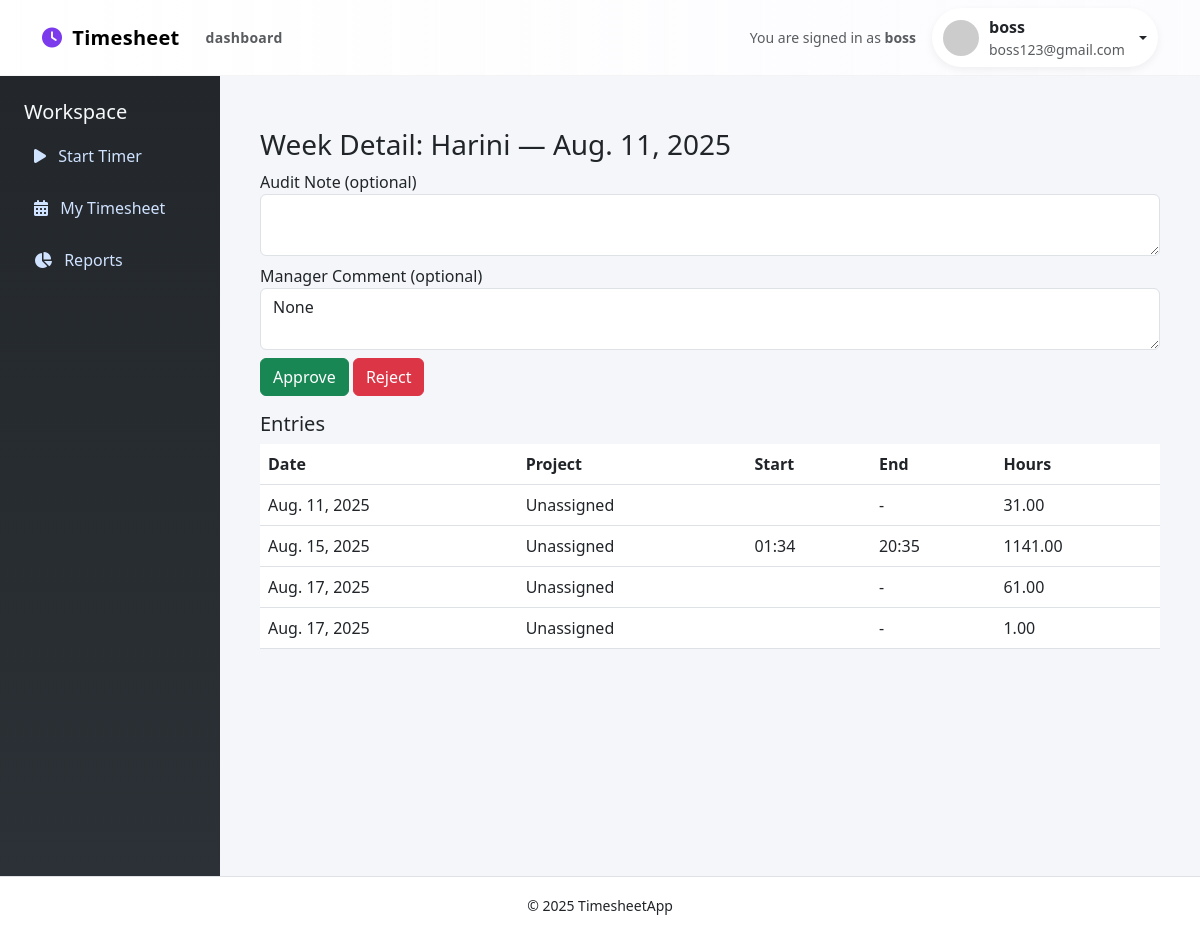
Page /manager/approvals/1/ (signed in) on the committed database.
### timesheet_app/models.py (models this page shows, shortened)
class CustomUser(AbstractUser):
    role = models.CharField(max_length=10, choices=ROLE_CHOICES)

class WeekSummary(models.Model):
    user = models.ForeignKey(settings.AUTH_USER_MODEL, on_delete=models.CASCADE)
    week_start = models.DateField(help_text="Monday date of the week")
    status = models.CharField(max_length=12, choices=STATUS_CHOICES, default=STATUS_DRAFT)
    approver = models.ForeignKey(
        settings.AUTH_USER_MODEL,
        on_delete=models.SET_NULL,
        related_name="approved_weeks",
        null=True,
        blank=True
    )
    submitted_at = models.DateTimeField(null=True, blank=True)
    approved_at = models.DateTimeField(null=True, blank=True)
    audit_note = models.TextField(blank=True)
    manager_comment = models.TextField(blank=True, null=True)
    class Meta:
        unique_together = ("user", "week_start")

class TimesheetEntry(models.Model):
    user = models.ForeignKey(settings.AUTH_USER_MODEL, on_delete=models.CASCADE)
    project = models.ForeignKey(Project, on_delete=models.PROTECT, null=True, blank=True)
    work_date = models.DateField(null=False, blank=False)
    start_time = models.DateTimeField(null=True, blank=True)
    end_time = models.DateTimeField(null=True, blank=True)
    break_minutes = models.PositiveIntegerField(default=0)
    duration_minutes = models.PositiveIntegerField(default=0, editable=False)
    billable = models.BooleanField(default=True)
    notes = models.TextField(blank=True)
    created_at = models.DateTimeField(auto_now_add=True)
    updated_at = models.DateTimeField(auto_now=True)
    class Meta:
        indexes = [
            models.Index(fields=["user", "work_date"]),
            models.Index(fields=["project", "work_date"]),
        ]
        ordering = ["work_date", "start_time"]

### timesheet_app/views.py (the view, shortened to what this page needs)
# urls.py: path("manager/approvals/<int:week_id>/", week_detail, name="week_detail"),
@role_required('manager')
@login_required
def week_detail(request, week_id):
    week = get_object_or_404(WeekSummary, pk=week_id)
    entries = TimesheetEntry.objects.filter(user=week.user, work_date__range=(week.week_start, week.week_start + dt.timedelta(days=6))).select_related('project')
    return render(request, 'dashboard/week_detail.html', {'week': week, 'entries': entries})

### timesheet_app/templates/dashboard/week_detail.html (shortened to what this page needs)
{% extends 'base.html' %}
{% block content %}
<div class="container my-4">
  <h3>Week Detail: {{ week.user.get_full_name|default:week.user.username }} — {{ week.week_start }}</h3>
  <div class="mb-3">
    <form method="POST">
      <div class="mb-2">
        <label for="note">Audit Note (optional)</label>
        <textarea name="note" id="note" class="form-control">{{ week.audit_note }}</textarea>
      </div>
      <div class="mb-2">
        <label for="manager_comment">Manager Comment (optional)</label>
        <textarea name="manager_comment" id="manager_comment" class="form-control">{{ week.manager_comment }}</textarea>
      </div>
      <button name="action" value="approve" class="btn btn-success">Approve</button>
      <button name="action" value="reject" class="btn btn-danger">Reject</button>
    </form>
  </div>
  <h5>Entries</h5>
  <table class="table">
    <thead><tr><th>Date</th><th>Project</th><th>Start</th><th>End</th><th>Hours</th></tr></thead>
    <tbody>
      {% for e in entries %}
      <tr>
        <td>{{ e.work_date }}</td>
        <td>{{ e.project.name|default:'Unassigned' }}</td>
        <td>{{ e.start_time|time:'H:i' }}</td>
        <td>{{ e.end_time|time:'H:i'|default:'-' }}</td>
        <td>{{ e.duration_minutes|default:0|floatformat:2 }}</td>
      </tr>
      {% endfor %}
    </tbody>
  </table>
</div>
{% endblock %}

### timesheet_app/templates/base.html (shortened to what this page needs)
{% load static %}
<!doctype html>
<html lang="en">
<head>
  <link href="https://cdn.jsdelivr.net/npm/bootstrap@5.3.0/dist/css/bootstrap.min.css" rel="stylesheet">
  <link href="https://cdnjs.cloudflare.com/ajax/libs/font-awesome/6.4.0/css/all.min.css" rel="stylesheet">
</head>
<body>
<nav class="navbar navbar-expand-lg navbar-light" style="background: linear-gradient(90deg, rgba(255,255,255,0.7), rgba(250,250,255,0.6)); border-bottom:1px solid rgba(0,0,0,0.04);">
  <div class="container">
    <div class="app-brand">
      <i class="fa-solid fa-clock fa-lg" style="color:var(--accent)"></i>
      <a class="navbar-brand" href="{% url 'home' %}">Timesheet</a>
      <small class="text-muted">dashboard</small>
    </div>
    <div class="d-flex align-items-center">
      <div class="me-3 text-muted small">You are signed in as <strong>{{ user.get_full_name|default:user.username }}</strong></div>
      {% if user.is_authenticated %}
      <div class="dropdown">
        <button class="btn profile-pill dropdown-toggle" data-bs-toggle="dropdown" aria-expanded="false">
          {% if user.profile.avatar.url %}
            <img src="{{ user.profile.avatar.url }}" alt="avatar">
          {% else %}
            <img src="https://ui-avatars.com/api/?name={{ user.username }}&background=7c3aed&color=fff" alt="avatar">
          {% endif %}
          <div class="d-none d-sm-block text-start">
            <div style="font-weight:600">{{ user.get_full_name|default:user.username }}</div>
            <div class="small text-muted">{{ user.email }}</div>
          </div>
        </button>
      </div>
      {% endif %}
    </div>
  </div>
</nav>
<div class="d-flex">
  {% block sidebar %}
  <div class="sidebar">
    <h5 class="text-light">Workspace</h5>
    <a href="{% url 'add_time_entry' %}"><i class="fa-solid fa-play me-2"></i> Start Timer</a>
    <a href="{% url 'my_timesheet' %}"><i class="fa-solid fa-calendar-days me-2"></i> My Timesheet</a>
    <a href="{% url 'my_reports' %}"><i class="fa-solid fa-chart-pie me-2"></i> Reports</a>
  </div>
  {% endblock %}
  <div class="content-wrapper">
    {% block content %}{% endblock %}
  </div>
</div>
<footer class="text-center py-3 border-top">
  <small>&copy; 2025 TimesheetApp</small>
</footer>
</body>
</html>

### timesheet_app/templates/base.html (style rules this page uses)
:root { --primary:#0d6efd; --muted:#6c757d; --card:#ffffff; --bg:#f4f6f9; --accent:#7c3aed; }
body { display: flex; min-height: 100vh; flex-direction: column; }
.sidebar { width: 220px; background: linear-gradient(180deg,#23272b, #2b3136); color: #fff; min-height: 100vh; padding: 24px; }
.sidebar a { display: block; color: #cfe2ff; margin: 12px 0; text-decoration: none; padding: 8px 10px; border-radius: 8px; }
.content-wrapper { flex: 1; padding: 28px; background: var(--bg); min-height: 100vh; }
.app-brand { font-weight:700; letter-spacing:0.3px; display:flex; align-items:center; gap:10px; }
.profile-pill { display:flex; align-items:center; gap:10px; background:var(--card); padding:6px 10px; border-radius:999px; box-shadow:0 3px 8px rgba(12,12,12,0.06); }
.profile-pill img { width:36px; height:36px; border-radius:50%; object-fit:cover; }

### rows in the picture
CustomUser: get_full_name "boss", email "boss123@gmail.com"
WeekSummary: user.get_full_name "Harini", week_start "Aug. 11, 2025", manager_comment "None"
TimesheetEntry: work_date "Aug. 11, 2025", project.name "Unassigned", end_time "-", duration_minutes "31.00"
TimesheetEntry: work_date "Aug. 15, 2025", project.name "Unassigned", start_time "01:34", end_time "20:35", duration_minutes "1141.00"
TimesheetEntry: work_date "Aug. 17, 2025", project.name "Unassigned", end_time "-", duration_minutes "61.00"
TimesheetEntry: work_date "Aug. 17, 2025", project.name "Unassigned", end_time "-", duration_minutes "1.00"
